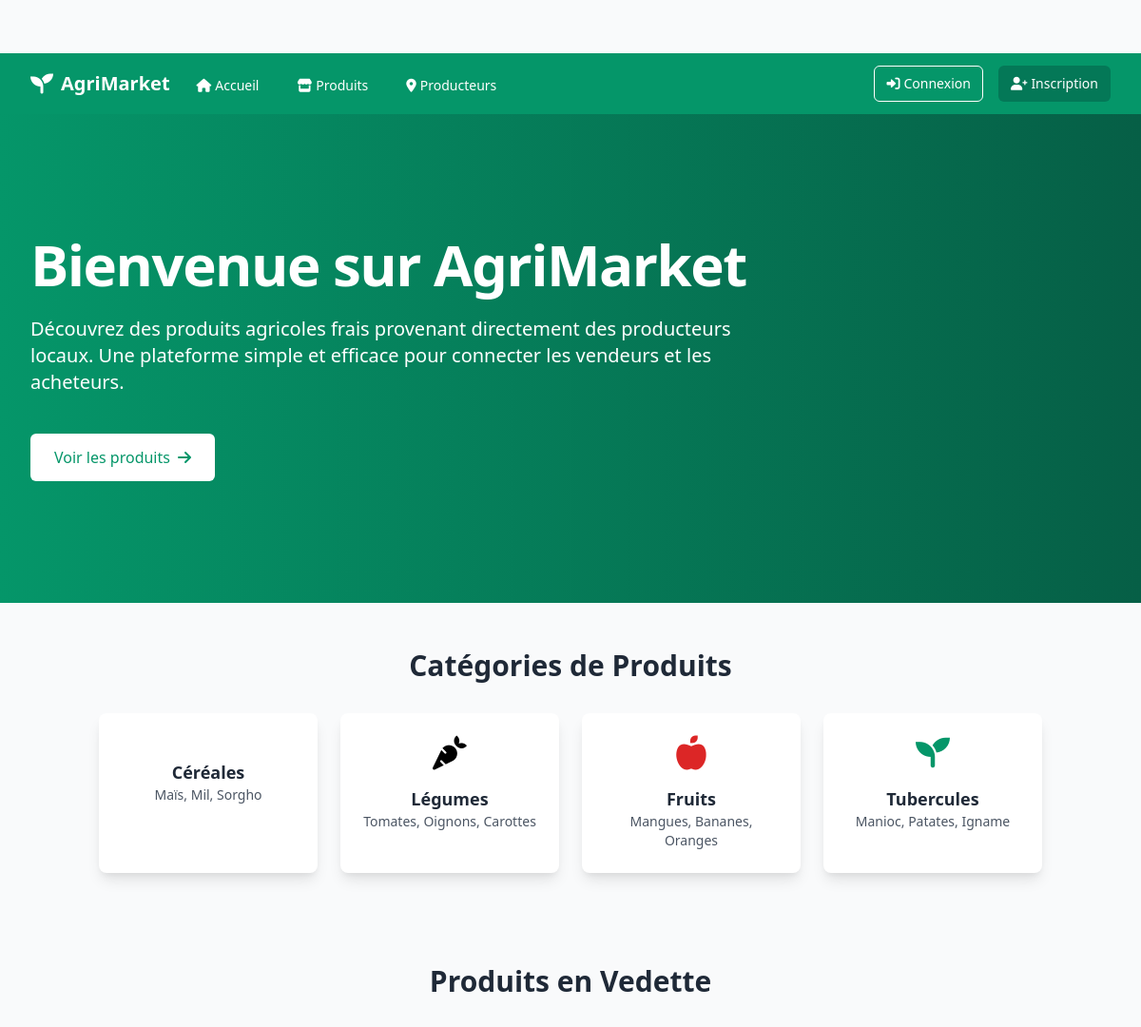
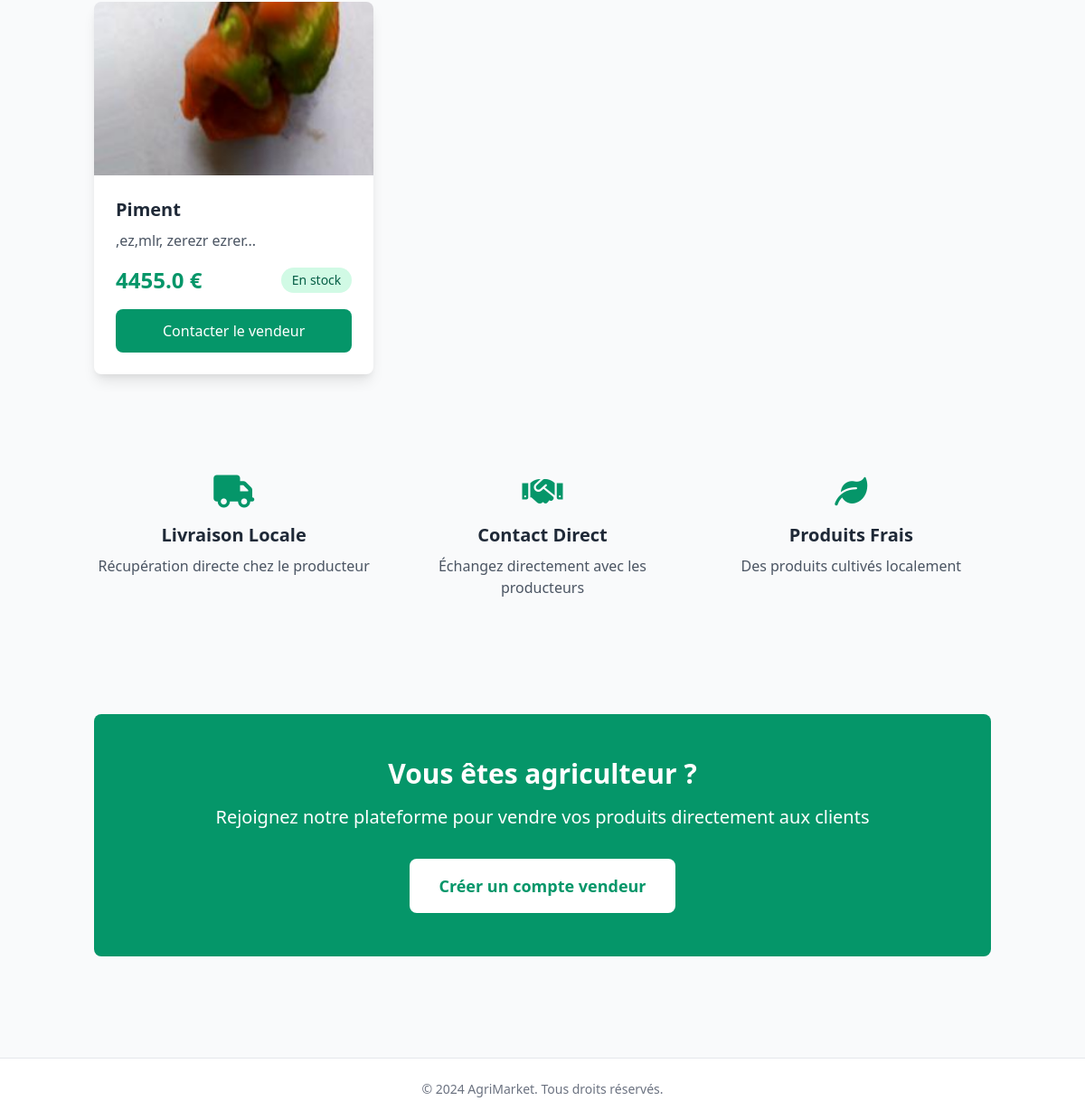
The page / on the database its author committed (2 pictures, top to bottom).
### app/models/product.py (models this page shows, shortened)
class Product(db.Model):
    id = db.Column(db.Integer, primary_key=True)
    name = db.Column(db.String(100), nullable=False)
    description = db.Column(db.Text, nullable=False)
    price = db.Column(db.Float, nullable=False)
    stock = db.Column(db.Integer, nullable=False)
    category = db.Column(db.String(50), nullable=False)
    image_path = db.Column(db.String(255))
    created_at = db.Column(db.DateTime, default=datetime.utcnow)
    updated_at = db.Column(db.DateTime, default=datetime.utcnow, onupdate=datetime.utcnow)
    seller_id = db.Column(db.Integer, db.ForeignKey('user.id'), nullable=False)
    seller = db.relationship('User', backref=db.backref('products', lazy=True))
    def get_image_url(self):
        if self.image_path:
            return self.image_path
        return None

### app/controllers/main_controller.py (the view)
@main_bp.route('/')
def home():
    latest_products = Product.query.order_by(Product.created_at.desc()).limit(6).all()
    if current_user.is_authenticated:
        if current_user.is_vendeur():
            total_products = Product.query.count()
            products_in_stock = Product.query.filter(Product.stock > 0).count()
            low_stock_products = Product.query.filter(Product.stock <= 5).count()
            return render_template('home_vendeur.html',
                                latest_products=latest_products,
                                total_products=total_products,
                                products_in_stock=products_in_stock,
                                low_stock_products=low_stock_products)
        else:
            return render_template('home_client.html', latest_products=latest_products)
    else:
        return render_template('home_visitor.html', latest_products=latest_products)

### app/templates/home_visitor.html (shortened to what this page needs)
{% extends "base.html" %} {% block content %}
<div class="relative bg-gradient-to-r from-green-600 to-green-800 text-white">
  <div class="absolute inset-0">
    <div
      class="absolute inset-0 bg-gradient-to-r from-green-600 to-green-800 opacity-90"
    ></div>
  </div>
  <div class="relative max-w-7xl mx-auto py-24 px-4 sm:py-32 sm:px-6 lg:px-8">
    <h1 class="text-4xl font-extrabold tracking-tight sm:text-5xl lg:text-6xl">
      Bienvenue sur AgriMarket
    </h1>
    <p class="mt-6 text-xl max-w-3xl">
      Découvrez des produits agricoles frais provenant directement des
      producteurs locaux. Une plateforme simple et efficace pour connecter les
      vendeurs et les acheteurs.
    </p>
    <div class="mt-10">
      <a
        href="{{ url_for('product.list_products') }}"
        class="inline-flex items-center px-6 py-3 border border-transparent text-base font-medium rounded-md text-green-600 bg-white hover:bg-green-50"
      >
        Voir les produits
        <i class="fas fa-arrow-right ml-2"></i>
      </a>
    </div>
  </div>
</div>
<div class="container mx-auto px-4 py-12">
  <h2 class="text-3xl font-bold text-center text-gray-800 mb-8">
    Catégories de Produits
  </h2>
  <div class="grid grid-cols-2 md:grid-cols-4 gap-6">
    <div
      class="bg-white rounded-lg shadow-lg p-6 text-center hover:shadow-xl transition duration-200"
    >
      <h3 class="text-lg font-semibold text-gray-800">Céréales</h3>
      <p class="text-gray-600 text-sm">Maïs, Mil, Sorgho</p>
    </div>
    <div
      class="bg-white rounded-lg shadow-lg p-6 text-center hover:shadow-xl transition duration-200"
    >
      <i class="fas fa-carrot text-4xl text-orange-600 mb-4"></i>
      <h3 class="text-lg font-semibold text-gray-800">Légumes</h3>
      <p class="text-gray-600 text-sm">Tomates, Oignons, Carottes</p>
    </div>
    <div
      class="bg-white rounded-lg shadow-lg p-6 text-center hover:shadow-xl transition duration-200"
    >
      <i class="fas fa-apple-whole text-4xl text-red-600 mb-4"></i>
      <h3 class="text-lg font-semibold text-gray-800">Fruits</h3>
      <p class="text-gray-600 text-sm">Mangues, Bananes, Oranges</p>
    </div>
    <div
      class="bg-white rounded-lg shadow-lg p-6 text-center hover:shadow-xl transition duration-200"
    >
      <i class="fas fa-seedling text-4xl text-green-600 mb-4"></i>
      <h3 class="text-lg font-semibold text-gray-800">Tubercules</h3>
      <p class="text-gray-600 text-sm">Manioc, Patates, Igname</p>
    </div>
  </div>
</div>
<div class="container mx-auto px-4 py-12">
  <h2 class="text-3xl font-bold text-center text-gray-800 mb-8">
    Produits en Vedette
  </h2>
  <div class="grid grid-cols-1 md:grid-cols-2 lg:grid-cols-3 gap-8">
    {% for product in latest_products %}
    <div
      class="bg-white rounded-lg shadow-lg overflow-hidden hover:shadow-xl transition duration-200"
    >
      {% if product.get_image_url() %}
      <img
        src="{{ url_for('static', filename='uploads/' + product.get_image_url()) }}"
        alt="{{ product.name }}"
        class="w-full h-48 object-cover"
      />
      {% else %}
      <img
        src="{{ url_for('static', filename='images/no-image.jpg') }}"
        alt="No image"
        class="w-full h-48 object-cover"
      />
      {% endif %}
      <div class="p-6">
        <h3 class="text-xl font-semibold text-gray-800 mb-2">
          {{ product.name }}
        </h3>
        <p class="text-gray-600 mb-4">{{ product.description[:100] }}...</p>
        <div class="flex justify-between items-center mb-4">
          <span class="text-2xl font-bold text-green-600"
            >{{ product.price }} €</span
          >
          {% if product.stock > 0 %}
          <span
            class="px-3 py-1 bg-green-100 text-green-800 rounded-full text-sm"
            >En stock</span
          >
          {% else %}
          <span class="px-3 py-1 bg-red-100 text-red-800 rounded-full text-sm"
            >Rupture de stock</span
          >
          {% endif %}
        </div>
        <a
          href="{{ url_for('user.login') }}"
          class="block w-full text-center bg-green-600 text-white py-3 rounded-lg hover:bg-green-700 transition duration-200"
        >
          Contacter le vendeur
        </a>
      </div>
    </div>
    {% endfor %}
  </div>
</div>
<div class="bg-gray-50 py-16">
  <div class="container mx-auto px-4">
    <div class="grid grid-cols-1 md:grid-cols-3 gap-8">
      <div class="text-center">
        <i class="fas fa-truck text-4xl text-green-600 mb-4"></i>
        <h3 class="text-xl font-semibold text-gray-800 mb-2">
          Livraison Locale
        </h3>
        <p class="text-gray-600">Récupération directe chez le producteur</p>
      </div>
      <div class="text-center">
        <i class="fas fa-handshake text-4xl text-green-600 mb-4"></i>
        <h3 class="text-xl font-semibold text-gray-800 mb-2">Contact Direct</h3>
        <p class="text-gray-600">Échangez directement avec les producteurs</p>
      </div>
      <div class="text-center">
        <i class="fas fa-leaf text-4xl text-green-600 mb-4"></i>
        <h3 class="text-xl font-semibold text-gray-800 mb-2">Produits Frais</h3>
        <p class="text-gray-600">Des produits cultivés localement</p>
      </div>
    </div>
  </div>
</div>
<div class="container mx-auto px-4 py-16">
  <div class="bg-green-600 rounded-lg p-12 text-center">
    <h2 class="text-3xl font-bold text-white mb-4">Vous êtes agriculteur ?</h2>
    <p class="text-xl text-white mb-8">
      Rejoignez notre plateforme pour vendre vos produits directement aux
      clients
    </p>
    <a
      href="{{ url_for('user.register') }}"
      class="inline-block bg-white text-green-600 px-8 py-4 rounded-lg font-semibold text-lg hover:bg-gray-100 transition duration-200"
    >
      Créer un compte vendeur
    </a>
  </div>
</div>
{% endblock %}

### app/templates/base.html (style rules this page uses)
body { padding-top: 56px; }

### rows shown on the page
Product: image_path (picture), name "Piment", description ",ez,mlr, zerezr ezrer", price "4455.0", stock "En stock"
